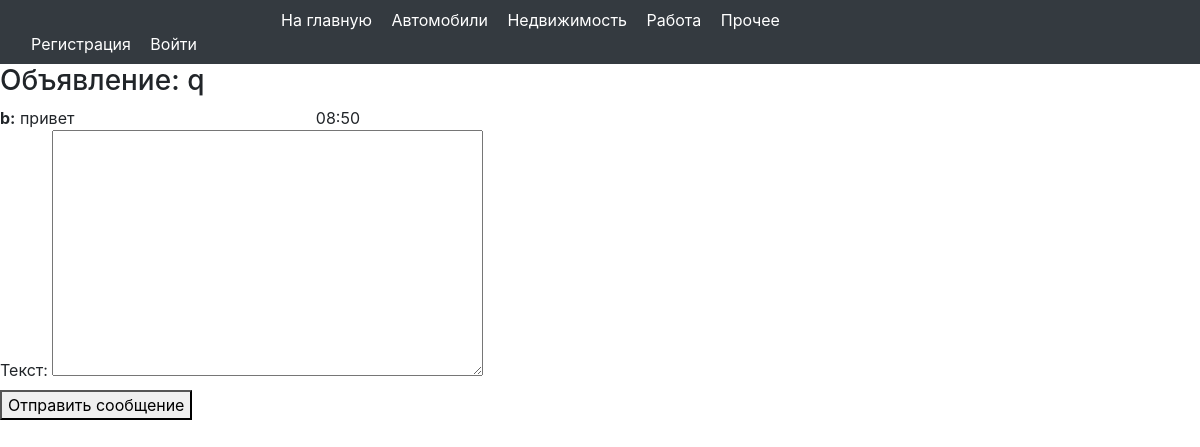
The page /author_chat/1/ on the database as committed earlier.
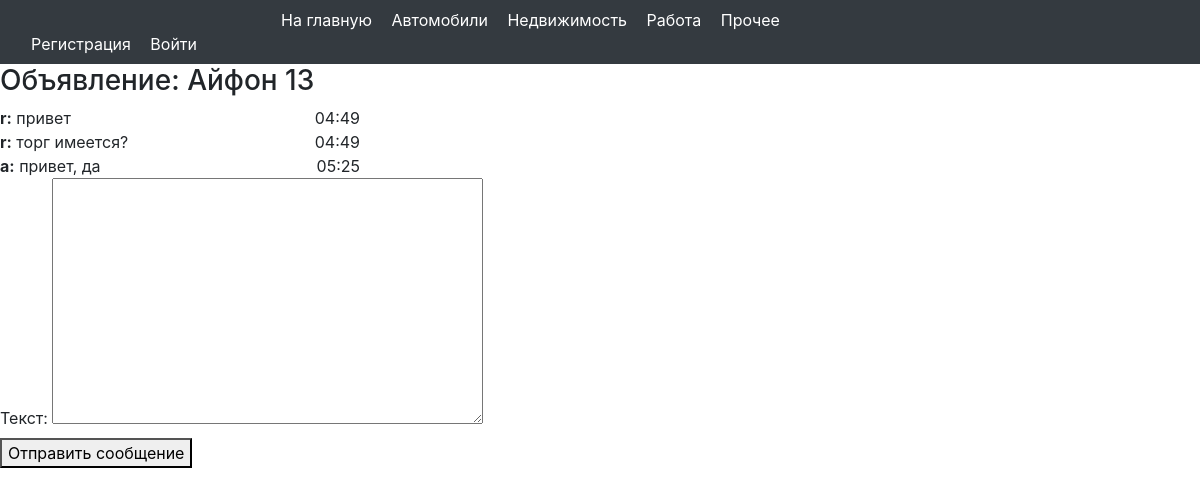
The same page on the database as committed later.
### avidoapp/models.py (models this page shows, shortened)
class AdvertModel(models.Model):
    author = models.ForeignKey(User, on_delete=models.CASCADE, verbose_name='Автор')
    ad_object = models.ForeignKey(AdObjectModel, on_delete=models.CASCADE, verbose_name='Объект продажи', null=True)
    title = models.CharField(max_length=256, verbose_name='Заголовок')
    description = models.TextField(verbose_name='Описание')
    price = models.IntegerField(verbose_name='Цена')
    address = models.CharField(max_length=256, verbose_name='Адрес')
    publication_date = models.DateTimeField(default=timezone.now, verbose_name='Дата публикации')
    is_displayed = models.BooleanField(default=True, verbose_name='Отображать?')
    class Meta:
        verbose_name = 'Объявление'
        verbose_name_plural = 'Объявления'

class MessageModel(models.Model):
    chat = models.ForeignKey(ChatModel, on_delete=models.CASCADE, verbose_name='Чат')
    author = models.ForeignKey(User, on_delete=models.CASCADE, verbose_name='Автор сообщения')
    creation_time = models.DateTimeField(default=timezone.now, verbose_name='Дата создания сообщения')
    text = models.TextField(verbose_name='Текст')
    class Meta:
        verbose_name = 'Сообщение'
        verbose_name_plural = 'Сообщения'

class User(AbstractUser):
    avatar = models.ImageField(upload_to='images', verbose_name='Аватар', blank=True, null=True)
    phone = models.CharField(max_length=12, verbose_name='Телефон')
    rating = models.FloatField(verbose_name='Рейтинг', default=0)
    is_block = models.BooleanField(verbose_name='Блокировка', default=False)
    time_unblock = models.DateTimeField("Время разблокировки", blank=True, null=True)
    class Meta:
        verbose_name = 'Пользователь'
        verbose_name_plural = 'Пользователи'

### avidoapp/views.py (the view, shortened to what this page needs)
# urls.py: path('author_chat/<int:id>/', author_chat_view, name='author_chat'),
def author_chat_view(request, id):
    chat = ChatModel.objects.get(id=id)
    advert = chat.advert
    messages = MessageModel.objects.filter(chat=chat)
    form = MessageForm()
    return render(request, 'chat.html', {'form': form, 'advert': advert, 'messages': messages})

### avidoapp/forms.py
class MessageForm(forms.ModelForm):
    class Meta:
        model = MessageModel
        fields = ('text', )

### avidoapp/templates/chat.html (shortened to what this page needs)
{% extends 'base.html' %}
{% block content %}
<h3>Объявление: {{ advert.title }}</h3>
<div style="width:30%;">
    {% for message in messages %}
    <div style="width:100%; position:relative">
        <b>{{ message.author }}:</b> {{ message.text }}
        <div style="text-align:right; position:absolute; right:0; top:0;">
            {{ message.creation_time | date:"h:i" }}<br>
        </div>
    </div>
    {% endfor %}
</div>
    <form method="post" enctype="multipart/form-data">
        {{ form }}
        <button>Отправить сообщение</button>
    </form>
{% endblock %}

### avidoapp/templates/base.html (shortened to what this page needs)
<!DOCTYPE html>
{% load static %}
<html lang="en">
<head>
    <link rel="stylesheet" href="https://cdn.jsdelivr.net/npm/bootstrap@4.4.1/dist/css/bootstrap.min.css"
>
    <link rel="stylesheet" href="{% static 'css/style.css' %}" type="text/css">
</head>
<body>
<nav class="navbar navbar-dark bg-dark">
    <div class="container-fluid">
        <div class="navbar-a">
            <a href="{% url 'main' %}">На главную</a>
            <a href="{% url 'cars' %}">Автомобили</a>
            <a href="{% url 'houses' %}">Недвижимость</a>
            <a href="{% url 'jobs' %}">Работа</a>
            <a href="{% url 'others' %}">Прочее</a>
        </div>
        <div>
            {% if user.is_anonymous %}
                <div class="navbar-b">
                    <a href="{% url 'registration' %}">Регистрация</a>
                    <a href="{% url 'auth' %}">Войти</a>
                </div>
            {% endif %}
        </div>
  </div>
</nav>
{% block content %}{% endblock content %}
</body>
</html>

### avidoapp/static/css/style.css (style rules this page uses)
.navbar-a a { color: white; margin-right: 15px; }
.navbar-a { margin-left: 250px; }
.navbar-b { margin-right: 250px; }
.navbar-b a { color: white; margin-right: 15px; }

Rows that differ between the two databases and show on the page:
removed AdvertModel: title "q"
removed MessageModel: author "b", text "привет", creation_time "08:50"
now on this page (row edited): AdvertModel: title "Айфон 13"
added MessageModel: author "r", text "привет", creation_time "04:49"
now on this page (row edited): MessageModel: author "r", text "торг имеется?", creation_time "04:49"
now on this page (row edited): MessageModel: author "a", text "привет, да", creation_time "05:25"
